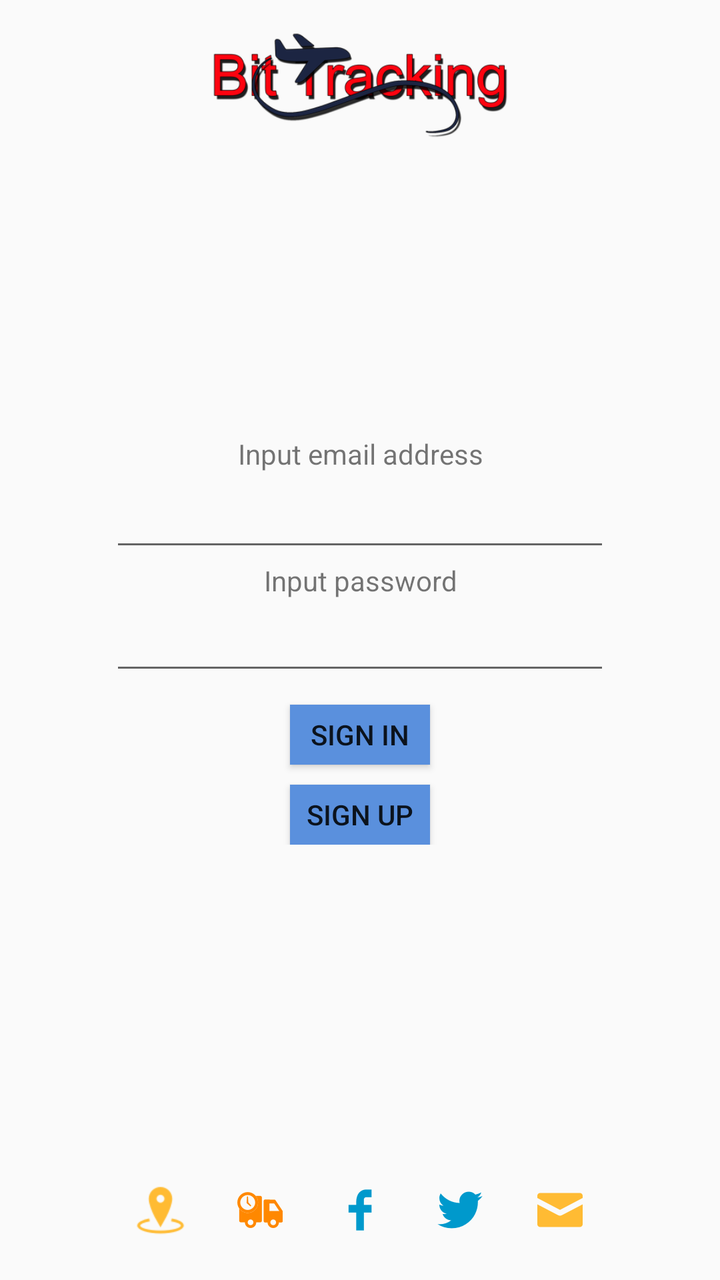
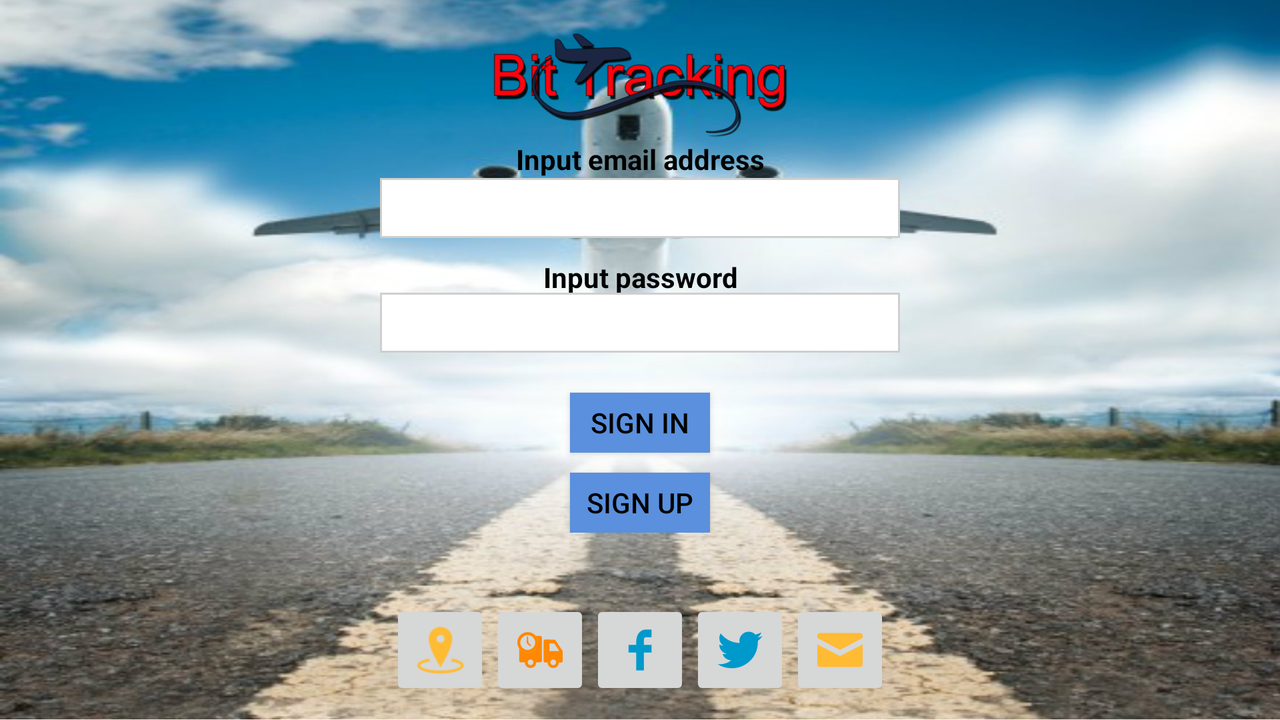

The same Android screen from two of the app's own layout files: first res/layout/ as a phone draws it, then the repository's variant for another configuration, drawn on a device whose configuration selects that folder. Both files follow.
<!-- AndroidManifest.xml: application theme AppTheme -->
<!-- res/layout/activity_login.xml -->
<?xml version="1.0" encoding="utf-8"?>
<RelativeLayout xmlns:android="http://schemas.android.com/apk/res/android"
    xmlns:tools="http://schemas.android.com/tools"
    android:layout_width="match_parent"
    android:layout_height="match_parent"
    android:orientation="vertical"
    android:layout_centerInParent="true"
    android:padding="10dp"
    tools:context=".LoginActivity"
    android:background="@drawable/backgroundpic">
    <RelativeLayout
        android:id="@+id/header"
        android:layout_width="match_parent"
        android:layout_height="wrap_content"
        android:layout_alignParentTop="true"
        android:gravity="center"
        android:src="@drawable/logo">

        <ImageView
            android:id="@+id/imageView1"
            android:layout_width="match_parent"
            android:layout_height="60dp"
            android:src="@drawable/logo"
            android:layout_alignParentLeft="true"
            android:layout_alignParentStart="true"/>
    </RelativeLayout>
    <LinearLayout
        android:layout_width="match_parent"
        android:layout_height="wrap_content"
        android:orientation="vertical"
        android:gravity="center"
        android:id="@+id/linearLayout"
        android:layout_centerVertical="true"
        android:layout_alignParentRight="true"
        android:layout_alignParentEnd="true">
        <TextView
            android:layout_width="250dp"
            android:layout_height="wrap_content"
            android:gravity="center"
            android:text="Input email address"
            android:textAlignment="center"/>
        <EditText
            android:layout_width="250dp"
            android:layout_height="wrap_content"
            android:padding="10dp"
            android:id="@+id/email"
            android:textAlignment="center"
            android:inputType="textEmailAddress"/>

        <TextView
            android:layout_width="250dp"
            android:layout_height="wrap_content"
            android:text="Input password"
            android:gravity="center"
            android:textAlignment="center"/>
        <EditText
            android:id="@+id/password"
            android:layout_width="250dp"
            android:layout_height="wrap_content"
            android:inputType="textPassword"
            android:layout_marginTop="-2dp"
            android:padding="10dp"
            android:textAlignment="center"/>

        <Button
            android:layout_width="70dp"
            android:layout_height="30dp"
            android:id="@+id/loginbtn"
            android:textAlignment="center"
            android:text="Sign in"
            android:background="#5a90dd"
            android:layout_marginTop="10dp"/>

        <Button
            android:layout_width="70dp"
            android:layout_height="30dp"
            android:id="@+id/register"
            android:textAlignment="center"
            android:text="Sign up"
            android:background="#5a90dd"
            android:layout_below="@+id/linearLayout"
            android:layout_alignParentRight="true"
            android:layout_alignParentEnd="true"
            android:layout_marginTop="10dp"/>

    </LinearLayout>

    
    <RelativeLayout
        android:id="@+id/footer"
        android:layout_width="match_parent"
        android:layout_height="wrap_content"
        android:layout_alignParentBottom="true"
        android:gravity="center" >
        <ImageButton
            android:layout_width="50dp"
            android:layout_height="50dp"
            android:src="@drawable/facebook"
            android:id="@+id/imageButton"
            android:layout_alignParentTop="true"
            android:background="?android:selectableItemBackground"
            android:layout_toLeftOf="@+id/imageButton3"
            android:layout_toStartOf="@+id/imageButton3"/>
        <ImageButton
            android:layout_width="50dp"
            android:layout_height="50dp"
            android:src="@drawable/twitter"
            android:layout_alignParentTop="true"
            android:layout_toLeftOf="@+id/imageButton2"
            android:layout_toStartOf="@+id/imageButton2"
            android:background="?android:selectableItemBackground"
            android:id="@+id/imageButton3"/>
        <ImageButton
            android:layout_width="50dp"
            android:layout_height="50dp"
            android:src="@drawable/mail"
            android:layout_alignParentTop="true"
            android:layout_alignParentRight="true"
            android:layout_alignParentEnd="true"
            android:background="?android:selectableItemBackground"
            android:id="@+id/imageButton2"/>
        <ImageButton
            android:layout_width="50dp"
            android:layout_height="50dp"
            android:src="@drawable/location"
            android:id="@+id/location"
            android:layout_alignParentTop="true"
            android:background="?android:selectableItemBackground"
            android:layout_toLeftOf="@+id/info"
            android:layout_toStartOf="@+id/info"/>
        <ImageButton
            android:layout_width="50dp"
            android:layout_height="50dp"
            android:src="@drawable/tracking"
            android:background="?android:selectableItemBackground"
            android:id="@+id/info"
            android:layout_alignParentTop="true"
            android:layout_toLeftOf="@+id/imageButton"
            android:layout_toStartOf="@+id/imageButton"/>

    </RelativeLayout>


</RelativeLayout>
<!-- resources referenced by this layout -->
<resources>
  <!-- drawable facebook: png bitmap (drawable-hdpi, 236 bytes) -->
  <!-- drawable location: png bitmap (drawable-hdpi, 945 bytes) -->
  <!-- drawable logo: png bitmap (drawable, 36606 bytes) -->
  <!-- drawable mail: png bitmap (drawable-mdpi, 600 bytes) -->
  <!-- drawable tracking: png bitmap (drawable-mdpi, 793 bytes) -->
  <!-- drawable twitter: png bitmap (drawable-hdpi, 703 bytes) -->
  <style name="AppTheme" parent="Theme.AppCompat.Light.NoActionBar">
          
          <item name="colorPrimary">@color/colorPrimary</item>
          <item name="colorPrimaryDark">@color/colorPrimaryDark</item>
          <item name="colorAccent">@color/colorAccent</item>
      </style>
</resources>
<!-- res/layout-land/activity_login.xml (the repository's variant of the layout above) -->
<!-- drawn on the phone turned sideways -->
<?xml version="1.0" encoding="utf-8"?>
<RelativeLayout xmlns:android="http://schemas.android.com/apk/res/android"
    xmlns:tools="http://schemas.android.com/tools"
    android:layout_width="match_parent"
    android:layout_height="match_parent"
    android:orientation="vertical"
    android:layout_centerInParent="true"
    android:padding="10dp"
    tools:context=".LoginActivity"
    android:background="@drawable/plain1">
    <RelativeLayout
        android:id="@+id/header"
        android:layout_width="match_parent"
        android:layout_height="wrap_content"
        android:layout_alignParentTop="true"
        android:gravity="center"
        android:src="@drawable/logo">

        <ImageView
            android:id="@+id/imageView1"
            android:layout_width="match_parent"
            android:layout_height="60dp"
            android:src="@drawable/logo"
            android:layout_alignParentLeft="true"
            android:layout_alignParentStart="true"/>
    </RelativeLayout>
    <LinearLayout
        android:layout_width="match_parent"
        android:layout_height="wrap_content"
        android:orientation="vertical"
        android:gravity="center"
        android:id="@+id/linearLayout"
        android:layout_below="@+id/header"
        android:layout_alignParentLeft="true"
        android:layout_alignParentStart="true">
        <TextView
            android:layout_width="260dp"
            android:layout_height="wrap_content"
            android:gravity="center"
            android:text="Input email address"
            android:textColor="#000000"
            android:textStyle="bold"
            android:textAlignment="center"/>
        <EditText
            android:layout_width="260dp"
            android:layout_height="30dp"
            android:id="@+id/email"
            android:textAlignment="center"
            style="@style/edittext_style"
            android:inputType="textEmailAddress"/>

        <TextView
            android:layout_width="260dp"
            android:layout_height="wrap_content"
            android:text="Input password"
            android:gravity="center"
            android:textColor="#000000"
            android:textStyle="bold"
            android:textAlignment="center"/>
        <EditText
            android:id="@+id/password"
            android:layout_width="260dp"
            android:layout_height="30dp"
            android:inputType="textPassword"
            android:layout_marginTop="-2dp"
            style="@style/edittext_style"
            android:textAlignment="center"/>

        <Button
            android:layout_width="70dp"
            android:layout_height="30dp"
            android:id="@+id/loginbtn"
            android:textAlignment="center"
            android:text="Sign in"
            android:textColor="#000000"
            android:background="#5a90dd"
            android:layout_marginTop="10dp"
            android:layout_gravity="center_horizontal"/>

        <Button
            android:layout_width="70dp"
            android:layout_height="30dp"
            android:id="@+id/register"
            android:textAlignment="center"
            android:text="Sign up"
            android:background="#5a90dd"
            android:textColor="#000000"
            android:layout_below="@+id/linearLayout"
            android:layout_alignParentRight="true"
            android:layout_alignParentEnd="true"
            android:layout_marginTop="10dp"/>

    </LinearLayout>

    
    <RelativeLayout
        android:id="@+id/footer"
        android:layout_width="match_parent"
        android:layout_height="wrap_content"
        android:layout_alignParentBottom="true"
        android:gravity="center" >
        <ImageButton
            android:layout_width="50dp"
            android:layout_height="50dp"
            android:src="@drawable/facebook"
            android:id="@+id/facebook_button"
            android:layout_alignParentTop="true"
            android:layout_toLeftOf="@+id/twitter_button"
            android:layout_toStartOf="@+id/twitter_button"/>
        <ImageButton
            android:layout_width="50dp"
            android:layout_height="50dp"
            android:src="@drawable/twitter"
            android:layout_alignParentTop="true"
            android:layout_toLeftOf="@+id/page"
            android:layout_toStartOf="@+id/page"
            android:id="@+id/twitter_button"/>
        <ImageButton
            android:layout_width="50dp"
            android:layout_height="50dp"
            android:src="@drawable/mail"
            android:layout_alignParentTop="true"
            android:layout_alignParentRight="true"
            android:layout_alignParentEnd="true"
            android:id="@+id/page"/>
        <ImageButton
            android:layout_width="50dp"
            android:layout_height="50dp"
            android:src="@drawable/location"
            android:id="@+id/location"
            android:layout_alignParentTop="true"
            android:layout_toLeftOf="@+id/info"
            android:layout_toStartOf="@+id/info"/>
        <ImageButton
            android:layout_width="50dp"
            android:layout_height="50dp"
            android:src="@drawable/tracking"
            android:id="@+id/info"
            android:layout_alignParentTop="true"
            android:layout_toLeftOf="@+id/facebook_button"
            android:layout_toStartOf="@+id/facebook_button"/>

    </RelativeLayout>


</RelativeLayout>
<!-- resources referenced by the variant -->
<!-- as the phone turned sideways resolves them -->
<resources>
  <!-- drawable facebook: png bitmap (drawable-hdpi, 236 bytes) -->
  <!-- drawable location: png bitmap (drawable-hdpi, 945 bytes) -->
  <!-- drawable logo: png bitmap (drawable, 36606 bytes) -->
  <!-- drawable mail: png bitmap (drawable-mdpi, 600 bytes) -->
  <!-- drawable plain1: jpg bitmap (drawable-hdpi, 225846 bytes) -->
  <!-- drawable tracking: png bitmap (drawable-mdpi, 793 bytes) -->
  <!-- drawable twitter: png bitmap (drawable-hdpi, 703 bytes) -->
  <style name="edittext_style">
          <item name="android:background">@drawable/edittext_style</item>
          <item name="android:layout_marginLeft">10dp</item>
          <item name="android:layout_marginRight">10dp</item>
          <item name="android:layout_marginBottom">10dp</item>
          <item name="android:paddingLeft">8dp</item>
          <item name="android:paddingTop">5dp</item>
          <item name="android:paddingBottom">5dp</item>
          <item name="android:popupBackground">#DFFFFFFF</item>
      </style>
  <style name="AppTheme" parent="Theme.AppCompat.Light.NoActionBar">
          
          <item name="colorPrimary">@color/colorPrimary</item>
          <item name="colorPrimaryDark">@color/colorPrimaryDark</item>
          <item name="colorAccent">@color/colorAccent</item>
      </style>
  <!-- drawable edittext_style (drawable) -->
  <?xml version="1.0" encoding="utf-8"?>
  <selector xmlns:android="http://schemas.android.com/apk/res/android">
      <item><layer-list>
          <item><shape>
              <gradient android:angle="90" android:endColor="#ffffff" android:startColor="#ffffff" android:type="linear" />
  
              <stroke android:width="1dp" android:color="#CECFCE" />
  
              <corners android:radius="0dp" />
  
              <padding android:bottom="3dp" android:left="3dp" android:right="8dp" android:top="3dp" />
          </shape></item>
      </layer-list></item>
  
  </selector>
</resources>
